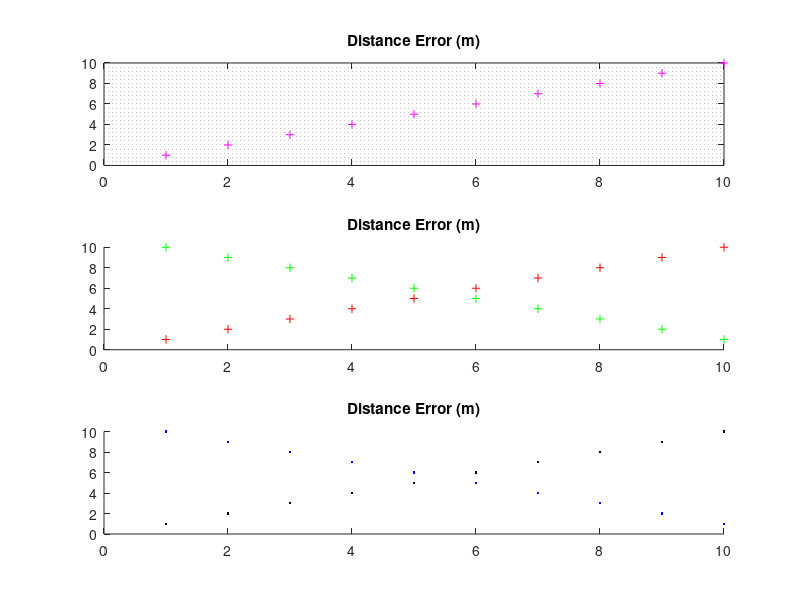

Here is the MATLAB script that generated this plot:
%% Control Fig Config
function controlFigConfig()
    figure();
    errorPlot = subplot(3,1,1);
    plot(errorPlot,1:10,1:10,'+m');
    title(errorPlot,'Distance Error (m)');
    set(errorPlot,'Tag','feedForwardErrorPlot',...
                  'YMinorGrid', 'on');
    
    ffPlot = subplot(3,1,2);
    hold on;
    ffPlot1 = plot(ffPlot,1:10,1:10,'+r');
    ffPlot2 = plot(ffPlot,1:10,10:-1:1,'+g');
    hold off;
    title(ffPlot,'Distance Error (m)');
    set(ffPlot1,'Tag','feedForwardPlot1');
    set(ffPlot2,'Tag','feedForwardPlot2');
    
    vPlot = subplot(3,1,3);
    hold on;
    vffPlot = plot(vPlot,1:10,1:10,'.k');
    velPlot = plot(vPlot,1:10,10:-1:1,'.b');
    hold off;
    title(vPlot,'Distance Error (m)');
    set(vffPlot,'Tag','vffPlot');
    set(velPlot,'Tag','velPlot');
end
